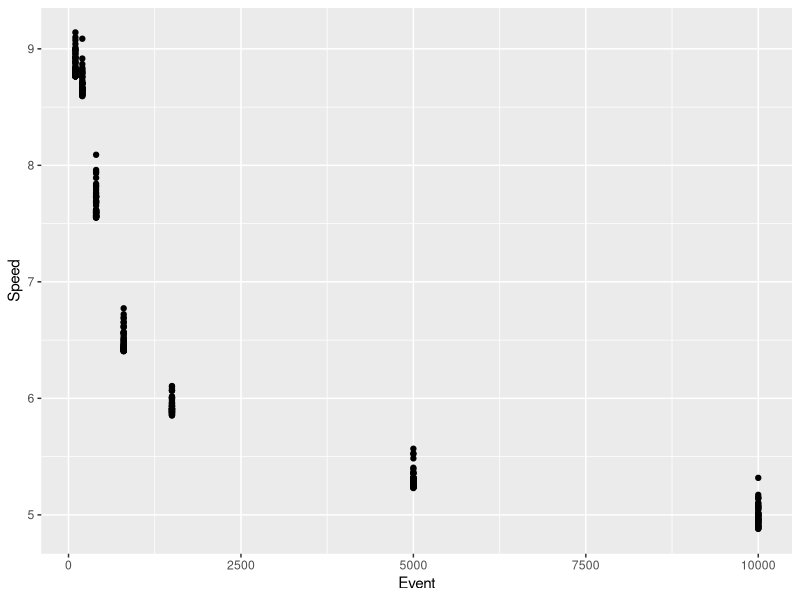

Generate this figure with R:
## ---- chunk 1
library(tidyverse)
library(ggplot2)

track <- read.csv("WomensTrack2025.csv")
## ---- chunk 2
ggplot(track, aes(x = Event, y = Speed)) +
  geom_point()
